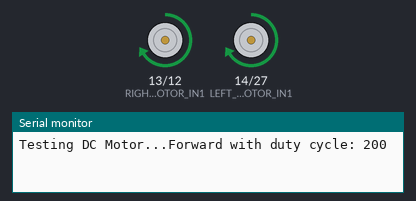
This sketch was run on a simulated ESP32. Shown: motor-driver pin pairs drawn as motors (green arrow = first pin HIGH = forward, orange = second pin HIGH = backward, longer = more drive, scaled by the enable pin), the last lines printed to the serial monitor.

Above: at 0.2 s.
At 5.7 s:
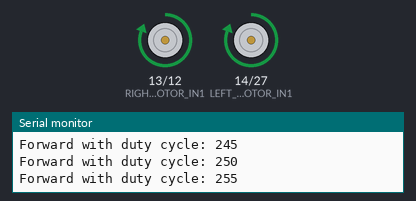
At 7.7 s:
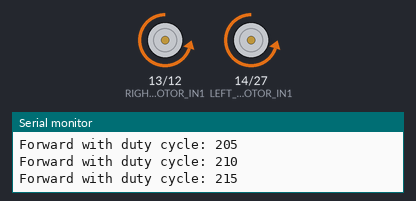
At 11.7 s:
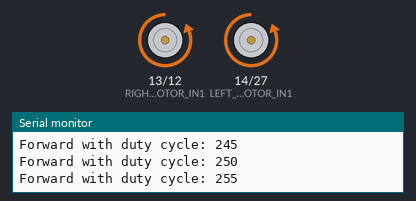
Timing chart, 0 to 15.6 s (numbered marks = the images above):
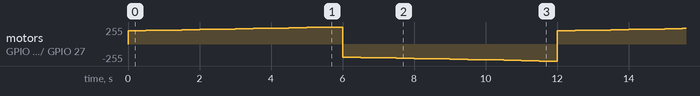

The sketch:

motor_pwm.ino
```cpp
// モーターのピンを設定
#define RIGHT_MOTOR_IN1 13
#define RIGHT_MOTOR_IN2 12
#define LEFT_MOTOR_IN1 14
#define LEFT_MOTOR_IN2 27

#define RIGHT_ENABLE 26
#define LEFT_ENABLE 25


// PWM制御の設定
const int freq = 30000;
const int rightpwmChannel = 0;
const int leftpwmChannel = 1;
const int resolution = 8;
int dutyCycle = 200;

void setup() {
  // ピンのセットアップ
  pinMode(RIGHT_MOTOR_IN1, OUTPUT);
  pinMode(RIGHT_MOTOR_IN2, OUTPUT);
  pinMode(LEFT_MOTOR_IN1, OUTPUT);
  pinMode(LEFT_MOTOR_IN2, OUTPUT);

  // PWM制御のセットアップ
  ledcSetup(rightpwmChannel, freq, resolution);
  ledcSetup(leftpwmChannel, freq, resolution);


  // PWM制御でモーターをアタッチ
  ledcAttachPin(RIGHT_ENABLE, rightpwmChannel);
  ledcAttachPin(LEFT_ENABLE, leftpwmChannel);


  //シリアルモニターに表示
  Serial.begin(115200);

  // シリアルモニターで確認
  Serial.print("Testing DC Motor...");
}

void loop() {
  digitalWrite(RIGHT_MOTOR_IN1, LOW);
  digitalWrite(RIGHT_MOTOR_IN2, LOW);
  digitalWrite(LEFT_MOTOR_IN1, LOW);
  digitalWrite(LEFT_MOTOR_IN2, LOW);
  // digitalWrite(RIGHT_MOTOR_IN1, HIGH);
  // digitalWrite(RIGHT_MOTOR_IN2, LOW);
  // digitalWrite(LEFT_MOTOR_IN1, HIGH);
  // digitalWrite(LEFT_MOTOR_IN2, LOW);
  // delay(5000);

  // digitalWrite(RIGHT_MOTOR_IN1, LOW);
  // digitalWrite(RIGHT_MOTOR_IN2, HIGH);
  // digitalWrite(LEFT_MOTOR_IN1, LOW);
  // digitalWrite(LEFT_MOTOR_IN2, HIGH);
  // delay(5000);

  // PWM制御を使って徐々に加速
  digitalWrite(RIGHT_MOTOR_IN1, HIGH);
  digitalWrite(RIGHT_MOTOR_IN2, LOW);
  digitalWrite(LEFT_MOTOR_IN1, HIGH);
  digitalWrite(LEFT_MOTOR_IN2, LOW);
  while (dutyCycle <= 255){
    ledcWrite(rightpwmChannel, dutyCycle);
    ledcWrite(leftpwmChannel, dutyCycle);
    Serial.print("Forward with duty cycle: ");
    Serial.println(dutyCycle);
    dutyCycle = dutyCycle + 5;
    delay(500);
  }
  dutyCycle = 200;

  // PWM制御を使って徐々に加速
  digitalWrite(RIGHT_MOTOR_IN1, LOW);
  digitalWrite(RIGHT_MOTOR_IN2, HIGH);
  digitalWrite(LEFT_MOTOR_IN1, LOW);
  digitalWrite(LEFT_MOTOR_IN2, HIGH);
  while (dutyCycle <= 255){
    ledcWrite(rightpwmChannel, dutyCycle);
    ledcWrite(leftpwmChannel, dutyCycle);
    Serial.print("Forward with duty cycle: ");
    Serial.println(dutyCycle);
    dutyCycle = dutyCycle + 5;
    delay(500);
  }
  dutyCycle = 200;

}
```
